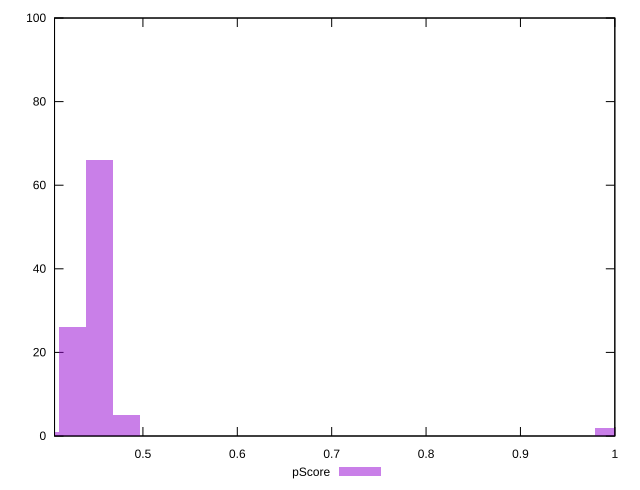

The gnuplot source for this figure:
reset

$pScore <<EOF
0.4254685780279545 26
0.4538331498964848 66
0.48219772176501513 5
0.3971040061594242 1
0.9927600153985605 2
EOF

set key outside below
set boxwidth 0.0283645718685303
set xrange [0.4063529411764706:1]
set yrange [0:100]
set trange [0:100]
set style fill transparent solid 0.5 noborder
set terminal svg size 640, 490 enhanced background rgb 'white'
set output "report_00015_2021-02-09T16-11-33.973Z/uses-rel-preload/samples/pages+cached+noadtech+nomedia/pScore/histogram.svg"

plot $pScore title "pScore" with boxes

reset
